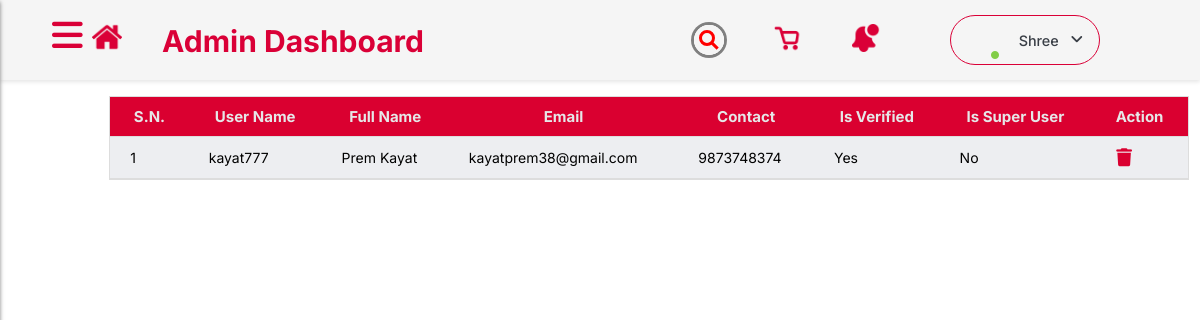
The app's page /allusers/ with its own data.
### users/models.py (models this page shows, shortened)
class CustomUser(AbstractUser):
    contact_number = models.CharField(max_length=10)
    full_name = models.CharField(max_length=20)
    email_token = models.CharField(max_length=200, blank=True, null=True)
    is_verified =models.BooleanField(default=False)
    password_reset_token = models.CharField(max_length=200, blank=True, null=True)

### AdminDashboard/views.py (the view)
# urls.py: path('allusers/', views.Allusers, name='allusers'),
def Allusers(request):
    all_users = CustomUser.objects.all()
    return render(request, 'allusers.html', {'users': all_users})

### AdminDashboard/templates/allusers.html (shortened to what this page needs)
{% load static %}
<!DOCTYPE html>
<html lang="en">
<head>
  <link rel="stylesheet" href="https://cdnjs.cloudflare.com/ajax/libs/font-awesome/6.4.2/css/all.min.css"
 />
  <link rel="stylesheet" href="{% static 'home/dashboard.css' %}" />
  <link rel="stylesheet" href="{% static 'home/adminn.css' %}" />
</head>
<body>
  <header id="header">
    <nav class="navbar">
      <div class="header-logo">
        <div class="admin-dash">
          <h1><img src="{% static 'home/images/icons/home.png' %}" class="home" alt="home" />Admin Dashboard</h1>
        </div>
        <div class="search">
          <div class="icon"></div>
          <div class="input">
          </div>
        </div>
        <div>
          <img src={% static "home/images/icons/basket.png" %} class="basket" alt="Cart" />
        </div>
        <div>
          <img src={% static "home/images/icons/notification.png" %} class="notification" alt="Cart" />
        </div>
        <div class="profile-dropdown">
          <div onclick="toggle()" class="profile-dropdown-btn">
            <div class="profile-img" style="background-image: url('{% static "/home/images/people/per2.jpg" %}');">
              <i class="fa-solid fa-circle"></i>
            </div>
            <span> Shree</span>
            <i class="fa-solid fa-angle-down"></i>
          </div>
        </div>
      </div>
    </nav>
  </header>
  <label for="check" id="check-label">
    <i class="fas fa-bars" id="check-btn"></i>
  </label>
  <section class="section">
    <form method="post" enctype="multipart/form-data">
      <div class="header_fixed">
        <table>
          <thead>
            <tr>
              <th>S.N.</th>
              <th>User Name</th>
              <th>Full Name</th>
              <th>Email</th>
              <th>Contact</th>
              <th>Is Verified</th>
              <th>Is Super User</th>
              <th>Action</th>
            </tr>
          </thead>
          <tbody>
            {% for user in users %}
            <tr>
              <td>{{ forloop.counter }}</td>
              <td>{{ user.username }}</td>
              <td>{{ user.full_name }}</td>
              <td>{{ user.email }}</td>
              <td>{{ user.contact_number }}</td>
              <td>{% if user.is_verified %}Yes{% else %}No{% endif %}</td>
              <td>{% if user.is_superuser %}Yes{% else %}No{% endif %}</td>
              <td>
                <a href="#" onclick="deleteUser('{{ user.id }}')" class="action-icon"><i class="fas fa-trash"></i></a>
              </td>
            </tr>
            {% endfor %}
          </tbody>
        </table>
      </div>
    </form>
  </section>
</body>
</html>

### AdminDashboard/static/home/dashboard.css (style rules this page uses)
* { margin: 0; padding: 0; font-family: 'Inter', sans-serif; scroll-behavior: smooth; box-sizing: border-box; }
.section { display: flex; justify-content: center; align-items: center; flex-direction: column; margin-top: 8%; margin-bottom: 2%; }
table { width: 100%; border-collapse: collapse; }
.header_fixed { max-height: 100vh; width: 90%; overflow: auto; border: 1px solid #dddddd; margin-left: 5%; margin-right: 5%; }
.header_fixed thead th { position: sticky; top: 0; background-color: #DA0030; color: #e6e7e8; font-size: 15px; }
th, td { border-bottom: 1px solid #dddddd; padding: 10px 20px; font-size: 14px; }
tr:nth-child(odd) { background-color: #edeef1; }
.action-icon { color: #DA0030; margin-left: 5px; font-size: 18px; }

### AdminDashboard/static/home/adminn.css (style rules this page uses)
* { margin: 0; padding: 0; font-family: 'Inter', sans-serif; scroll-behavior: smooth; box-sizing: border-box; }
.navbar { display: flex; justify-content: flex-end; align-items: center; font-size: 20px; font-weight: 500; width: 100%; position: fixed; z-index: 100; cursor: pointer; padding: 15px 0px; background-color: whitesmoke; box-shadow: 0 2px 4px rgba(0, 0, 0, 0.1); }
.header-logo { display: flex; flex-direction: row; align-items: center; justify-content: center; gap: 70px; margin-right: 100px; }
.basket, .notification { height: 28px; width: 28px; margin-left: -20px; }
.admin-dash { margin-right: 200px; color: #DA0037; position: sticky; }
.home { height: 30px; width: 30px; margin: 0 40px; }
.search { position: relative; width: 30px; height: 30px; border-radius: 60px; transition: 0.5s; box-shadow: 0 0 0 3px gray; overflow: hidden; }
.search .icon { position: absolute; top: 0; left: 0; width: 30px; height: 30px; background-color: whitesmoke; border-radius: 60px; display: flex; justify-content: center; align-items: center; z-index: 1000; cursor: pointer; }
.search .icon::before { content: ''; position: absolute; width: 10px; height: 10px; border: 3px solid red; border-radius: 50px; transform: translate(-2px, -2px); }
.search .icon::after { content: ''; position: absolute; width: 3px; height: 9px; background: red; transform: translate(5px, 5px) rotate(315deg); }
.search .input { position: absolute; width: 100%; height: 30px; left: 0; display: flex; justify-content: center; align-items: center; overflow: hidden; transition: width 0.5s; }
label #check-btn, label #cancel { position: fixed; cursor: pointer; border-radius: 3px; }
label #check-btn { left: 50px; top: 12px; font-size: 35px; color: #DA0037; padding: 6px 2px; transition: all .5s; }
label#check-label { position: absolute; z-index: 999; }
.profile-dropdown { position: relative; width: fit-content; }
.profile-dropdown-btn { display: flex; align-items: center; justify-content: space-between; padding-right: 1rem; font-size: 0.9rem; font-weight: 500; width: 150px; border-radius: 50px; color: #393e46; cursor: pointer; border: 1px solid #DA0037; transition: box-shadow 0.2s ease-in, background-color 0.2s ease-in, border 0.3s; }
.profile-img { position: relative; width: 3rem; height: 3rem; border-radius: 50%; background-size: cover; }
.profile-img i { position: absolute; right: 0; bottom: 0.3rem; font-size: 0.5rem; color: #82cd47; }
.profile-dropdown-btn span { margin: 0 0.5rem; margin-right: 0; }

### AdminDashboard/templates/allusers.html (style rules this page uses)
.header_fixed { max-height: 100vh; width: 110%; overflow: auto; border: 1px solid #dddddd; margin-left: 0%; }

### records on screen
CustomUser: username "kayat777", full_name "Prem Kayat", email "kayatprem38@gmail.com", contact_number "9873748374", is_verified "Yes", is_superuser "No"
